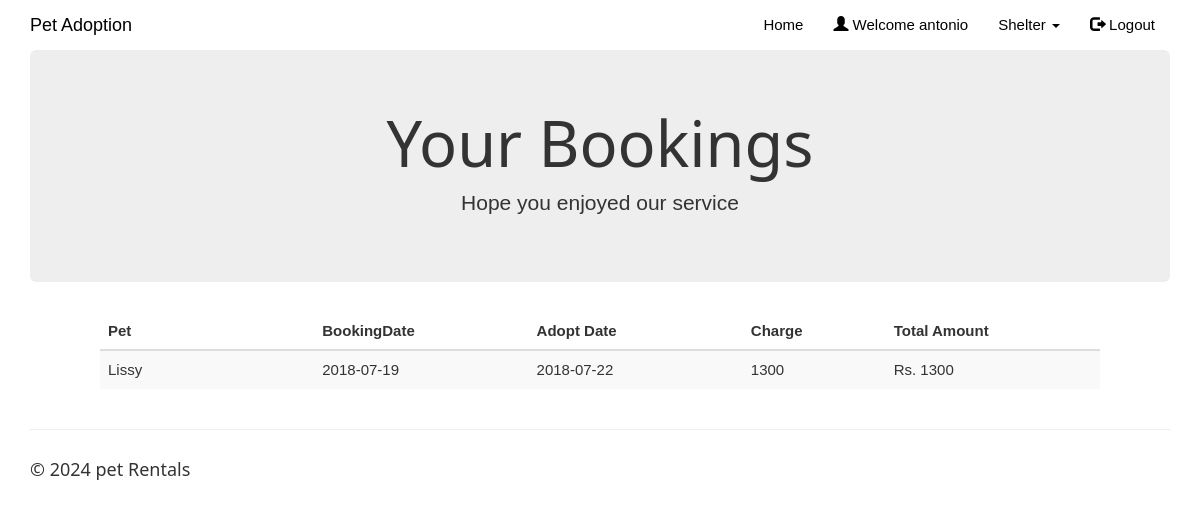
/mybookings.php (signed in), run on the app's committed database.
### tables this page shows
CREATE TABLE IF NOT EXISTS `adoptedpets` (
`id` int(100) NOT NULL,
  `customer_username` varchar(50) NOT NULL,
  `pet_id` int(20) NOT NULL,
  `owner_id` int(20) NOT NULL,
  `booking_date` date NOT NULL,
  `adopt_date` date NOT NULL,
  `reg` double NOT NULL,
  `total_amount` double DEFAULT NULL
);

CREATE TABLE IF NOT EXISTS `pets` (
`pet_id` int(20) NOT NULL,
  `pet_name` varchar(50) NOT NULL,
  `pet_age` varchar(20) NOT NULL,
  `pet_breed` varchar(50) NOT NULL,
  `pet_nameplate` varchar(50) NOT NULL,
  `pet_img` varchar(50) DEFAULT 'NA',
  `with_food_price` float NOT NULL,
  `without_food_price` float NOT NULL,
  `with_food_per_day` float NOT NULL,
  `pet_availability` varchar(10) NOT NULL
);

### mybookings.php (the view, shortened to what this page needs)
<!DOCTYPE html>
<html>
<?php
$conn = Connect();
?>
<head>
<link rel="stylesheet" href="assets/bootstrap/css/bootstrap.min.css">
<link rel="stylesheet" href="assets/fonts/font-awesome.min.css">
    <link rel="stylesheet" href="assets/w3css/w3.css">
<link rel="stylesheet" type="text/css" href="assets/css/customerlogin.css">
<link rel="stylesheet" type="text/css" media="screen" href="assets/css/clientpage.css" />
</head>
<body id="page-top" data-spy="scroll" data-target=".navbar-fixed-top">
    <nav class="navbar navbar-custom navbar-fixed-top" role="navigation" style="color: black">
        <div class="container">
            <div class="navbar-header">
                <a class="navbar-brand page-scroll" href="index.php">
                   Pet Adoption </a>
            </div>
            <?php
                if(isset($_SESSION['login_client'])){
            ?>
            <div class="collapse navbar-collapse navbar-right navbar-main-collapse">
                <ul class="nav navbar-nav">
                    <li>
                        <a href="index.php">Home</a>
                    </li>
                    <li>
                        <a href="#"><span class="glyphicon glyphicon-user"></span> Welcome <?php echo $_SESSION['login_client']; ?></a>
                    </li>
                    <li>
                    <ul class="nav navbar-nav navbar-right">
            <li><a href="#" class="dropdown-toggle active" data-toggle="dropdown" role="button" aria-haspopup="true" aria-expanded="false"><span class="glyphicon glyphicon-user"></span> Control Panel <span class="caret"></span> </a>
                <ul class="dropdown-menu">
              <li> <a href="entercar.php">Add Pet</a></li>
              <li> <a href="enterdriver.php"> Add Trainer</a></li>
              <li> <a href="clientview.php">View</a></li>
            </ul>
            </li>
          </ul>
                    </li>
                    <li>
                        <a href="logout.php"><span class="glyphicon glyphicon-log-out"></span> Logout</a>
                    </li>
                </ul>
            </div>
            <?php
                }
                else if (isset($_SESSION['login_customer'])){
            ?>
            <div class="collapse navbar-collapse navbar-right navbar-main-collapse">
                <ul class="nav navbar-nav">
                    <li>
                        <a href="index.php">Home</a>
                    </li>
                    <li>
                        <a href="#"><span class="glyphicon glyphicon-user"></span> Welcome <?php echo $_SESSION['login_customer']; ?></a>
                    </li>
                    <ul class="nav navbar-nav">
            <li><a href="#" class="dropdown-toggle active" data-toggle="dropdown" role="button" aria-haspopup="true" aria-expanded="false"> Shelter <span class="caret"></span> </a>
            </li>
          </ul>
                    <li>
                        <a href="logout.php"><span class="glyphicon glyphicon-log-out"></span> Logout</a>
                    </li>
                </ul>
            </div>
                <?php   }
                ?>
        </div>
    </nav>
<?php $login_customer = $_SESSION['login_customer'];
    $sql1 = "SELECT * FROM adoptedpets rc, pets c
    WHERE rc.customer_username='$login_customer' AND c.pet_id=rc.pet_id ";
    $result1 = $conn->query($sql1);
    if (mysqli_num_rows($result1) > 0) {
?>
<div class="container">
      <div class="jumbotron">
        <h1 class="text-center">Your Bookings</h1>
        <p class="text-center"> Hope you enjoyed our service </p>
      </div>
    </div>
    <div class="table-responsive" style="padding-left: 100px; padding-right: 100px;" >
<table class="table table-striped">
  <thead class="thead-dark">
<tr>
<th width="15%">Pet</th>
<th width="15%">BookingDate</th>
<th width="15%">Adopt Date</th>
<th width="10%">Charge</th>
<th width="15%">Total Amount</th>
</tr>
</thead>
<?php
        while($row = mysqli_fetch_assoc($result1)) {
?>
<tr>
<td><?php echo $row["pet_name"]; ?></td>
<td><?php echo $row["booking_date"] ?></td>
<td><?php echo $row["adopt_date"]; ?></td>
<td><?php echo $row["reg"]; ?> </td>
<td>Rs.  <?php echo $row["reg"]; ?></td>
</tr>
<?php        } ?>
                </table>
                </div>
            <?php
        } ?>
</body>
<footer class="site-footer">
        <div class="container">
            <hr>
            <div class="row">
                <div class="col-sm-6">
                    <h5>© <?php echo date("Y"); ?> pet Rentals</h5>
                </div>
            </div>
        </div>
    </footer>
</html>

### Assets/w3css/w3.css (style rules this page uses)
*,*:before,*:after { box-sizing:inherit }
html { -ms-text-size-adjust:100%;-webkit-text-size-adjust:100% }
body { margin:0 }
article,aside,details,figcaption,figure,footer,header,main,menu,nav,section,summary { display:block }
a { background-color:transparent;-webkit-text-decoration-skip:objects }
hr { box-sizing:content-box;height:0;overflow:visible }
html,body { font-family:Verdana,sans-serif;font-size:15px;line-height:1.5 }
html { overflow-x:hidden }
h1 { font-size:36px }
h5 { font-size:18px }
h1,h2,h3,h4,h5,h6 { font-family:"Segoe UI",Arial,sans-serif;font-weight:400;margin:10px 0 }
hr { border:0;border-top:1px solid #eee;margin:20px 0 }
a { color:inherit }

### Assets/css/customerlogin.css (style rules this page uses)
body, html { height: 100%; }
body { padding-top: 50px; background-size: 100%; }
footer { display: block; }

### data on the page
adoptedpets: pet.pet_name "Lissy", booking_date "2018-07-19", adopt_date "2018-07-22", reg "1300"

### other printed values
$_SESSION['login_customer'] "antonio"
